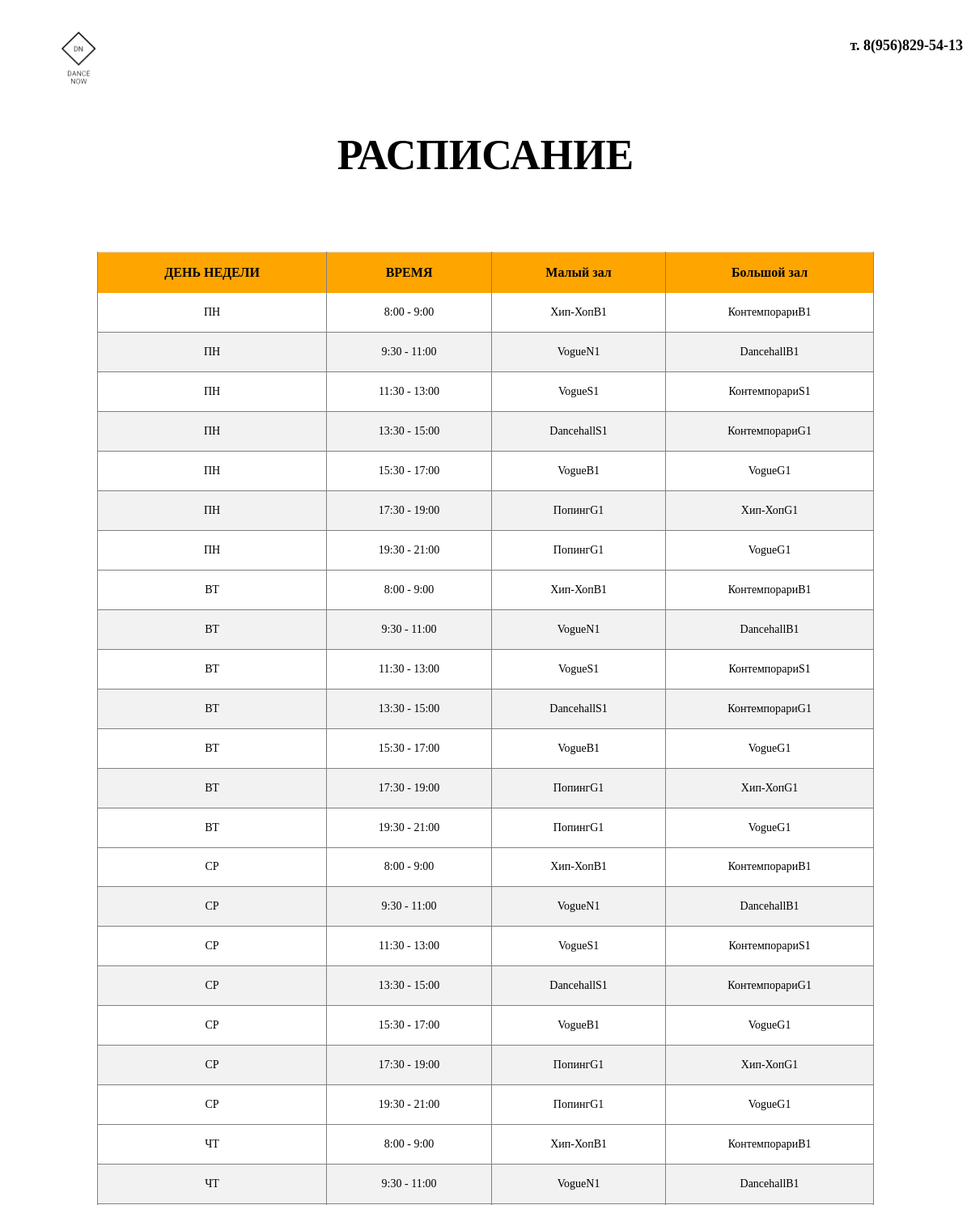
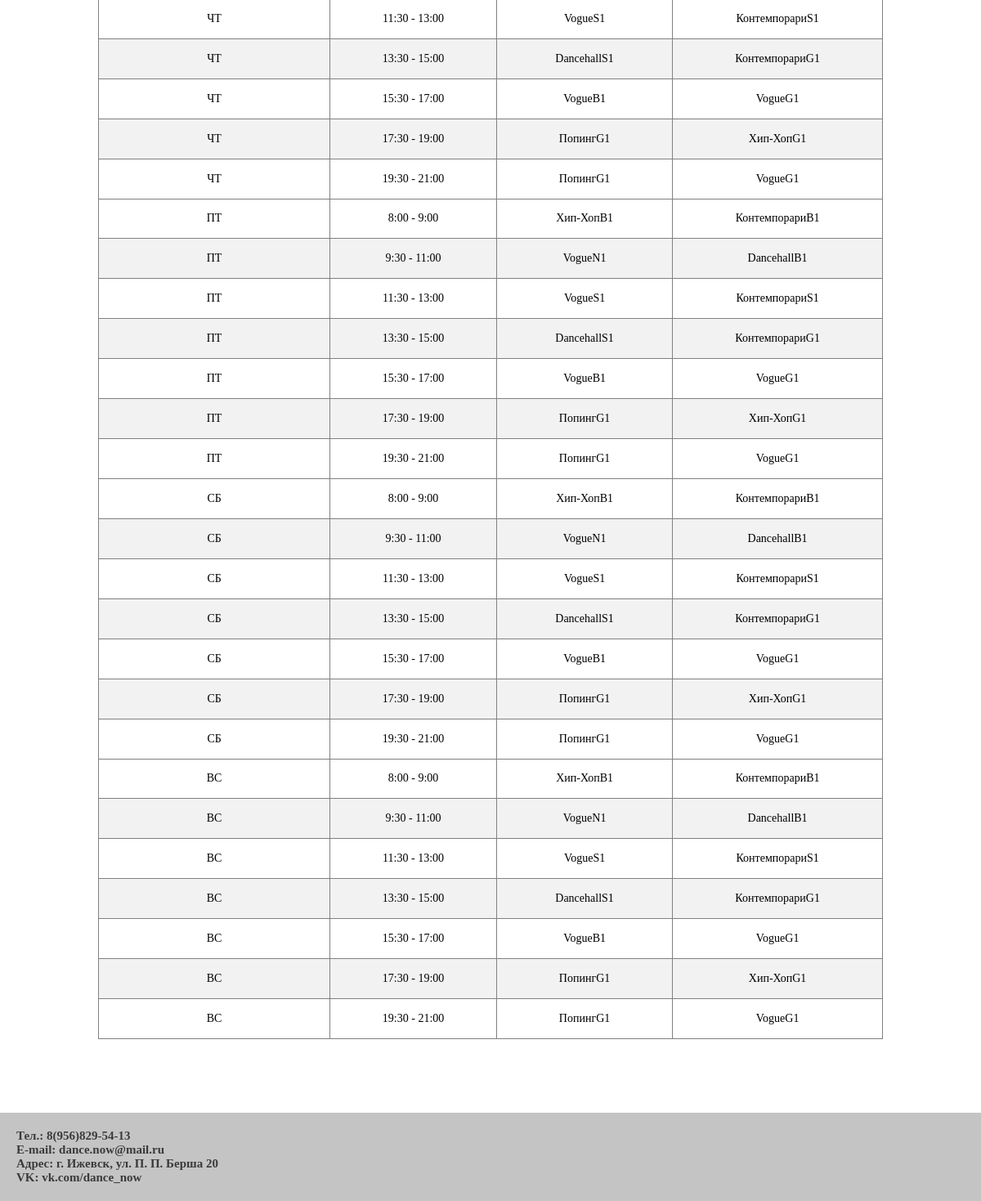
Page /timetable on the committed database (2 pictures, top to bottom).
### data/classes.py (models this page shows)
class Hall(SqlAlchemyBase):
    __tablename__ = 'classes'
    id = sqlalchemy.Column(sqlalchemy.Integer,
                           primary_key=True, autoincrement=True)
    name = sqlalchemy.Column(sqlalchemy.TEXT)

### data/days.py (models this page shows)
class Day(SqlAlchemyBase):
    __tablename__ = 'days'
    id = sqlalchemy.Column(sqlalchemy.Integer,
                           primary_key=True, autoincrement=True)
    name = sqlalchemy.Column(sqlalchemy.TEXT)

### data/time.py (models this page shows)
class Time(SqlAlchemyBase):
    __tablename__ = 'time'
    id = sqlalchemy.Column(sqlalchemy.Integer,
                           primary_key=True, autoincrement=True)
    time = sqlalchemy.Column(sqlalchemy.TEXT)

### data/groups.py (models this page shows)
class Group(SqlAlchemyBase):
    __tablename__ = 'groups'
    id = sqlalchemy.Column(sqlalchemy.Integer,
                           primary_key=True, autoincrement=True)
    name = sqlalchemy.Column(sqlalchemy.TEXT)
    subscription_id = sqlalchemy.Column(sqlalchemy.Integer,
                                        sqlalchemy.ForeignKey("subscriptions.id"))
    instructor_id = sqlalchemy.Column(sqlalchemy.Integer,
                                      sqlalchemy.ForeignKey("instructors.id"))

### main.py (the view)
@app.route("/timetable")
def timetable():
    timetable_dict = dict()
    time_dict = dict()
    classes_dict = dict()
    days_list = []
    time_list = []
    classes_list = []
    db_sess = db_session.create_session()
    for item in db_sess.query(Hall).all():
        classes_dict[item.name] = ''
        classes_list.append(item.name)
    for item in db_sess.query(Time).all():
        time_dict[item.time] = classes_dict.copy()
        time_list.append(item.time)
    for item in db_sess.query(Day).all():
        timetable_dict[item.name] = time_dict.copy()
        days_list.append(item.name)
    for item in db_sess.query(Timetable).all():
        timetable_dict[item.day.name][item.time.time][item.hall.name] = item.group.name
    db_sess.close()
    return render_template("timetable.html", days=days_list, time=time_list,
                           classes=classes_list, timetable=timetable_dict)

### data/db_session.py (called while the page is built)
def create_session() -> Session:
    global __factory
    return __factory()

### templates/timetable.html (shortened to what this page needs)
<html>
    <head>
        <link rel="stylesheet" href="../static/css/main.css">
        <link rel="stylesheet" href="../static/css/index.css">
        <link rel="stylesheet" href="../static/css/zayavka.css">
    </head>
    <header>
            <div class="header-header">
                <div class="logo-img-pricol">
                    <a href="index"><img class="logotype-img" src="../static/img/logotype.png" alt=""></a>
                </div>
                <div class="block-text-rigth-header">
                    <div class="otstup-block">
                        <p>т. 8(956)829-54-13</p>
                    </div>
                </div>
            </div>
    </header>
    <main>
      <h1 id="РАСПИСАНИЕ">РАСПИСАНИЕ</h1>
      <div class="block-table-rasp">
          <table class="table-box">
              <tr class="main-line-table">
                  <th class="main-line-block-table">ДЕНЬ НЕДЕЛИ</th>
                  <th class="main-line-block-table">ВРЕМЯ</th>
                  {% for item in classes %}
                  <th class="main-line-block-table">{{item}}</th>
                  {% endfor %}
              </tr>
              {% for day in days %}
              <tr>
              {% set a = 1 %}
                {% for item in time %}
                    <tr>
                    {% if a != 0 %}
                    <td class="element-table">{{day}}</td>
                    {% endif %} {% set a = 0 %}
                    <td class="element-table">{{item}}</td>
                    {% for class in classes %}
                    <td class="element-table">{{timetable[day][item][class]}}</td>
                    {% endfor %}
                </tr>
                {% endfor %}
              </tr>
              {% endfor %}
            </table>
      </div>
    </main>
    <footer>
      <p class="text-footer">Тел.: 8(956)829-54-13</p>
      <p class="text-footer">E-mail: dance.now@mail.ru</p>
      <p class="text-footer">Адрес: г. Ижевск, ул. П. П. Берша 20</p>
      <p class="text-footer">VK: vk.com/dance_now</p>
    </footer>
</html>

### static/css/main.css (style rules this page uses)
* { padding: 0px; margin: 0px; }
p { font-family: "CodePro"; font-weight: bold; font-size: 18px; }
a { text-decoration: none; color: black; font-family: Arial, Helvetica, sans-serif; font-weight: bold; font-size: 18px; transition: 0.2s; }
.logotype-img { width: 63.77px; height: 77.33px; margin-top: 33px; margin-left: 65px; border-bottom: 2px solid white; transition: 0.2s; }
.header-header { display: flex; flex-wrap: nowrap; flex-direction: row; justify-content: space-between; }
.block-text-rigth-header { display: flex; justify-content: center; align-items: center; }
.otstup-block { margin-left: 10px; margin-right: 10px; }
h1 { font-family: "CodePro"; text-align: center; font-size: 52px; margin-top: 50px; margin-bottom: 30px; }
footer { background-color: #C4C4C4; padding: 20px; }
.table-box { width: 80vw; text-align: center; margin: auto; }
.block-table-rasp { padding: 10px; margin: 80px; }
.main-line-table { background-color: orange; font-family: "CodePro"; }
.main-line-block-table { border-left: 1px solid grey; border-right: 1px solid grey; text-align: center; }
.element-table { font-family: "CodePro"; font-size: 14px; text-align: center; border-bottom: 1px solid gray; border-left: 1px solid grey; border-right: 1px solid grey; transition: 0.3s; }

### static/css/index.css (style rules this page uses)
table { border-collapse: collapse; border-spacing: 0; width: 100%; border: 1px solid #ddd; }
th, td { text-align: left; padding: 16px; }
tr:nth-child(even) { background-color: #f2f2f2 }
.text-footer { opacity: 0.7; font-family: "CodePro"; font-size: 15px; }

### rows in the picture
Hall: name "Малый зал"
Hall: name "Большой зал"
Day: name "ПН", name.name "Хип-ХопB1", name.name "КонтемпорариB1", name.name "VogueN1", name.name "DancehallB1", name.name "VogueS1", name.name "КонтемпорариS1", name.name "DancehallS1", name.name "КонтемпорариG1", name.name "VogueB1", name.name "VogueG1", name.name "ПопингG1", name.name "Хип-ХопG1"
Time: time "8:00 - 9:00"
Time: time "9:30 - 11:00"
Time: time "11:30 - 13:00"
Time: time "13:30 - 15:00"
Time: time "15:30 - 17:00"
Time: time "17:30 - 19:00"
Time: time "19:30 - 21:00"
Day: name "ВТ", name.name "Хип-ХопB1", name.name "КонтемпорариB1", name.name "VogueN1", name.name "DancehallB1", name.name "VogueS1", name.name "КонтемпорариS1", name.name "DancehallS1", name.name "КонтемпорариG1", name.name "VogueB1", name.name "VogueG1", name.name "ПопингG1", name.name "Хип-ХопG1"
Day: name "СР", name.name "Хип-ХопB1", name.name "КонтемпорариB1", name.name "VogueN1", name.name "DancehallB1", name.name "VogueS1", name.name "КонтемпорариS1", name.name "DancehallS1", name.name "КонтемпорариG1", name.name "VogueB1", name.name "VogueG1", name.name "ПопингG1", name.name "Хип-ХопG1"
Day: name "ЧТ", name.name "Хип-ХопB1", name.name "КонтемпорариB1", name.name "VogueN1", name.name "DancehallB1", name.name "VogueS1", name.name "КонтемпорариS1", name.name "DancehallS1", name.name "КонтемпорариG1", name.name "VogueB1", name.name "VogueG1", name.name "ПопингG1", name.name "Хип-ХопG1"
Day: name "ПТ", name.name "Хип-ХопB1", name.name "КонтемпорариB1", name.name "VogueN1", name.name "DancehallB1", name.name "VogueS1", name.name "КонтемпорариS1", name.name "DancehallS1", name.name "КонтемпорариG1", name.name "VogueB1", name.name "VogueG1", name.name "ПопингG1", name.name "Хип-ХопG1"
Day: name "СБ", name.name "Хип-ХопB1", name.name "КонтемпорариB1", name.name "VogueN1", name.name "DancehallB1", name.name "VogueS1", name.name "КонтемпорариS1", name.name "DancehallS1", name.name "КонтемпорариG1", name.name "VogueB1", name.name "VogueG1", name.name "ПопингG1", name.name "Хип-ХопG1"
Day: name "ВС", name.name "Хип-ХопB1", name.name "КонтемпорариB1", name.name "VogueN1", name.name "DancehallB1", name.name "VogueS1", name.name "КонтемпорариS1", name.name "DancehallS1", name.name "КонтемпорариG1", name.name "VogueB1", name.name "VogueG1", name.name "ПопингG1", name.name "Хип-ХопG1"
